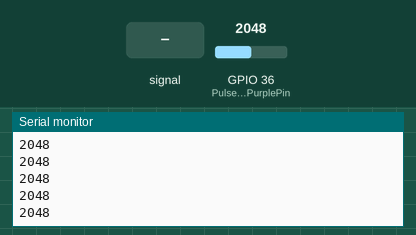
Recording of a sketch running on a simulated ESP32. Shown: the last lines printed to the serial monitor. The inputs (shaded band) are chosen by the test bench; at power-on: GPIO 36 (PulseSensorPurplePin) = 2048. WiFi joins after 1.5 s; servers stay silent unless stated.

Above: at 2.7 s.
2.8 s: GPIO 36 (PulseSensorPurplePin) fed a 200 Hz sine of ±327 counts around its level
At 3.4 s:
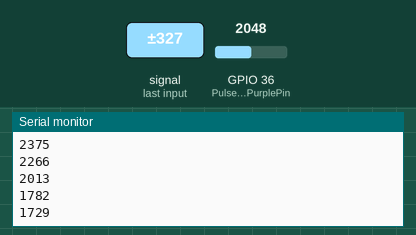
4.3 s: GPIO 36 (PulseSensorPurplePin) set to 1570
At 5.4 s:
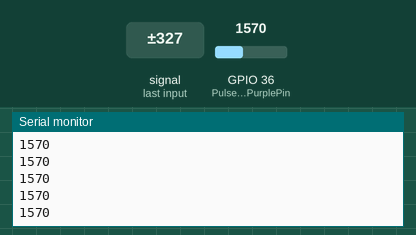
5.8 s: GPIO 36 (PulseSensorPurplePin) fed a 1000 Hz sine of ±1023 counts around its level
At 6.3 s:
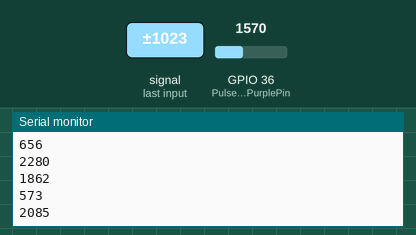
7.3 s: GPIO 36 (PulseSensorPurplePin) set to 1650
At 8.2 s:
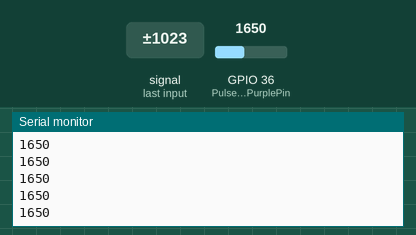
Timing chart, 0 to 9.8 s (numbered marks = the images above; inputs shaded):
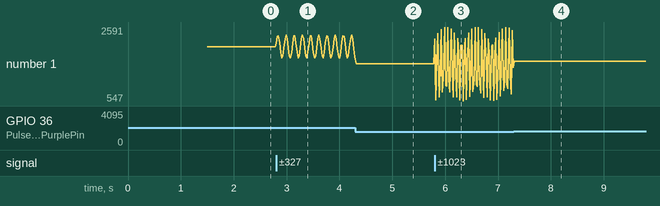

Measured:
- after the input at 2.8 s, the serial monitor: prints a new line at once (image 1)
- after the input at 5.8 s, the serial monitor: prints a new line at once (image 3)
- plotted number 1: 2048 → 1769 after the input at 2.8 s, 1570 → 1467 after the input at 5.8 s

The sketch:

MasuoWedding_ESP32.ino
```cpp
/*  PulseSensor™ Starter Project and Signal Tester
    The Best Way to Get Started  With, or See the Raw Signal of, your PulseSensor™ & Arduino.

    Here is a link to the tutorial
    https://pulsesensor.com/pages/code-and-guide

    WATCH ME (Tutorial Video):
    https://www.youtube.com/watch?v=82T_zBZQkOE


  -------------------------------------------------------------
  1) This shows a live human Heartbeat Pulse.
  2) Live visualization in Arduino's Cool "Serial Plotter".
  3) Blink an LED on each Heartbeat.
  4) This is the direct Pulse Sensor's Signal.
  5) A great first-step in troubleshooting your circuit and connections.
  6) "Human-readable" code that is newbie friendly."

*/

#include <WiFi.h>
#include <WiFiUdp.h>

#define USE_ARDUINO_INTERRUPTS true


const char * SSID = "Buffalo-G-D120";
const char * PWD = "vbvs5ug45ewjd";
//const char * SSID = "ap-pc-55003a";
//const char * PWD = "12345678";
const char * REMOTE_UDP_IP = "192.168.11.15";
//const char * REMOTE_UDP_IP = "192.168.1.100";
const int REMOTE_UDP_PORT = 5001;
const int LOCAL_UDP_PORT = 5000;

const int SENSOR_ID = 2;
const int SENSOR_COUNT = 20;

int PulseSensorPurplePin = 36;
int raw_value = 0;
int thresh = 1610;
int bpm = 0;
int beat_count = 0;
unsigned long beat_time[SENSOR_COUNT];
bool risingFlag = false;
bool droppingFlag = false;

WiFiUDP udp;


void setup() {
  Serial.begin(9600);         // Set's up Serial Communication at certain speed.


  //Connect to the WiFi network
  WiFi.begin(SSID, PWD);
  Serial.println("");


  // Wait for connection
  while (WiFi.status() != WL_CONNECTED) {
    delay(500);
    Serial.print(".");
  }
  Serial.println("");
  Serial.print("Connected to ");
  Serial.println(SSID);
  Serial.print("IP address: ");
  Serial.println(WiFi.localIP());
  //This initializes udp and transfer buffer
  udp.begin(LOCAL_UDP_PORT);
}


// The Main Loop Function
void loop() {

  raw_value = analogRead(PulseSensorPurplePin);  // Read the PulseSensor's value.

  if (raw_value > thresh) {
    risingFlag = true;
    droppingFlag = false;
  } else {
    if (risingFlag == true) {
      if (beat_count <= SENSOR_COUNT) {
        beat_time[beat_count] = millis();
        beat_count++;
      } else {
        for (int i=0; i<SENSOR_COUNT; i++) {
          beat_time[i] = beat_time[i+1];
        }
        beat_time[SENSOR_COUNT] = millis();
        bpm = SENSOR_COUNT * 60 * 1000 / (beat_time[SENSOR_COUNT] - beat_time[0]);
      }
    }
    risingFlag = false;
    droppingFlag = true;
  }

  Serial.println(raw_value);                    // Send the Signal value to Serial Plotter.


  udp.beginPacket(REMOTE_UDP_IP, REMOTE_UDP_PORT);
  udp.printf("%d,%d,%d", SENSOR_ID, bpm, raw_value);
  udp.endPacket();

  delay(20);
}
```
